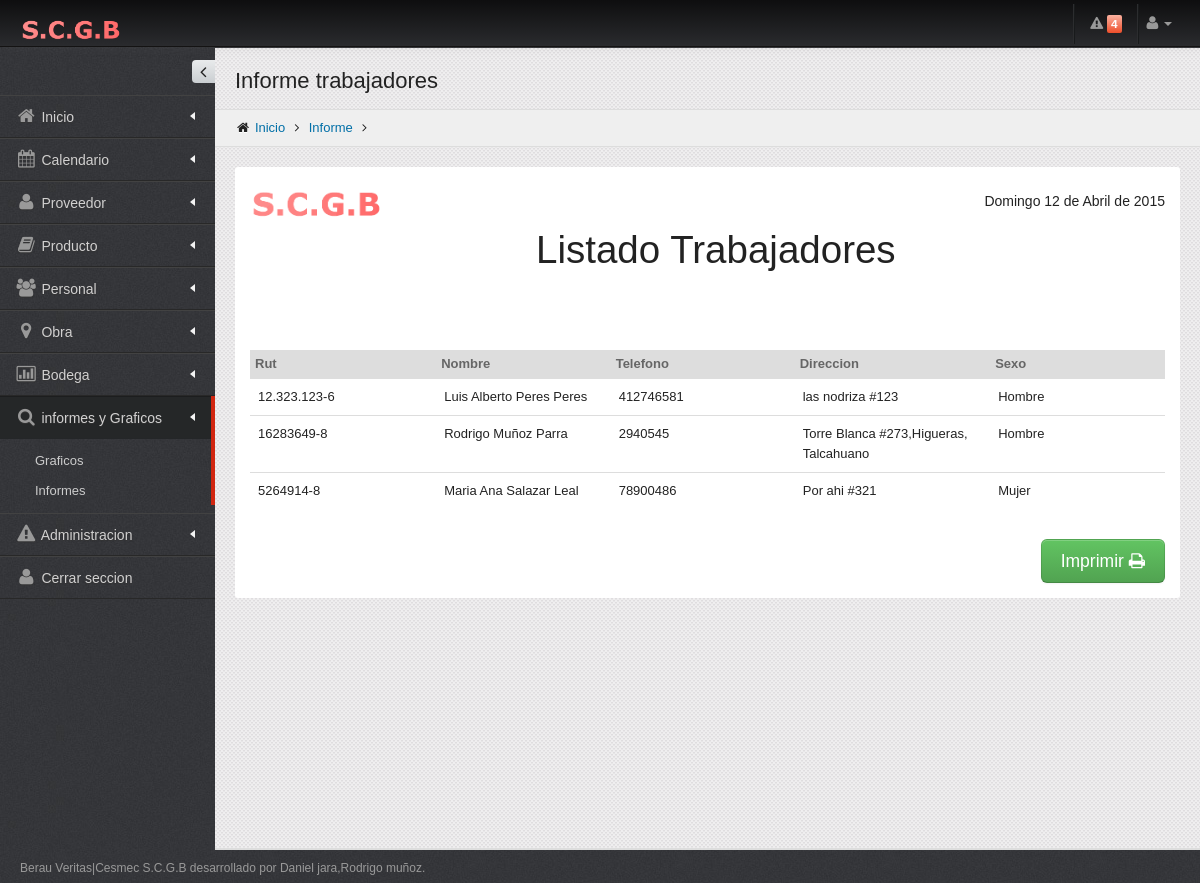
Screenshot of /listados/Listado_trabajadorb.php (signed in) with the database file from the repository.
### tables this page shows
CREATE TABLE `permiso` (
  `CODIGOPERMISO` int(11) NOT NULL AUTO_INCREMENT,
  `PROVEEDOR` int(1) DEFAULT NULL,
  `PRODUCTO` int(1) DEFAULT NULL,
  `PERSONAL` int(1) DEFAULT NULL,
  `OBRA` int(1) DEFAULT NULL,
  `BODEGA` int(11) DEFAULT NULL,
  `INFORMEYGRAFICO` int(11) DEFAULT NULL,
  `ADMINISTRACION` int(11) DEFAULT NULL,
  PRIMARY KEY (`CODIGOPERMISO`)
);

CREATE TABLE `trabajador` (
  `RUN` varchar(15) NOT NULL,
  `CODIGOCARGO` int(11) NOT NULL,
  `T_NOMBRE` varchar(20) NOT NULL,
  `T_APELLIDO` varchar(30) NOT NULL,
  `T_SEXO` varchar(10) NOT NULL,
  `T_DIRECCION` varchar(50) NOT NULL,
  `T_TELEFONO` int(11) NOT NULL,
  `T_ESTADO` int(1) NOT NULL,
  PRIMARY KEY (`RUN`),
  KEY `FK_RELATIONSHIP_18` (`CODIGOCARGO`),
  CONSTRAINT `FK_RELATIONSHIP_18` FOREIGN KEY (`CODIGOCARGO`) REFERENCES `cargo` (`CODIGOCARGO`)
);

### listados/Listado_trabajadorb.php (the view, shortened to what this page needs)
    <? session_start();
include ("../include/conectar.php");
$CODIGO= $_SESSION["PERMISO"];
?>
<!DOCTYPE html>
 <html lang="es">
<head>
   <link href="../assets/plugins/bootstrap/css/bootstrap.min.css" rel="stylesheet" />
   <link href="../assets/plugins/bootstrap/css/bootstrap-responsive.min.css" rel="stylesheet" media="screen"/>
   <link href="../assets/plugins/font-awesome/css/font-awesome.css" rel="stylesheet" />
   <link href="../assets/css/style.css" rel="stylesheet" />
   <link href="../assets/css/style-responsive.css" rel="stylesheet" />
   <link href="../assets/css/themes/default.css" rel="stylesheet" id="style_color" />
   <link href="../assets/plugins/uniform/css/uniform.default.css" rel="stylesheet" type="text/css" />
   <link href="#" rel="stylesheet" id="style_metro" />
   <link href="../assets/css/pages/invoice.css" rel="stylesheet" type="text/css" />
   <link href="../assets/css/print.css" rel="stylesheet" type="text/css" media="print"/>
</head>
<body class="fixed-top">
<div id="header" class="navbar navbar-inverse navbar-fixed-top">
     <div class="navbar-inner">
       <div class="container-fluid">
         <a class="brand" href="../inicio.php"> <img src="../assets/img/logo.png" alt="Conquer" /> </a>
         <div class="top-nav">
           <? $sql = "SELECT COUNT( p.P_NOMBRE )as NUMERO FROM PRODUCTO p, STOCK s WHERE p.CODIGOPRODUCTO = s.CODIGOPRODUCTO AND p.P_ESTADO =1 AND s.S_CANTIDAD <= s.S_CANTIDADMINIMA ";
	$rs=mysql_query($sql,$conexion);
	while ($row=mysql_fetch_array($rs)){
              ?>
           <ul class="nav pull-right" id="top_menu">
             <li class="divider-vertical hidden-phone hidden-tablet"></li>
             <li  class="dropdown-toggle" id="header_notification_bar"> <a id="pulsate-regular" class="dropdown-toggle" data-toggle="dropdown"> <i class="icon-warning-sign"></i> <span class="label label-important">
               <?=$row["NUMERO"];?>
               </span></a>
                     <?=$row["NUMERO"]; }?>
             </li>
             <li class="divider-vertical hidden-phone hidden-tablet"></li>
             <li class="dropdown"> <a href="#" class="dropdown-toggle" data-toggle="dropdown"> <i class="icon-user"></i> <b class="caret"></b></a>
             </li>
           </ul>
         </div>
       </div>
     </div>
   </div>
<div id="container" class="row-fluid">
<div id="sidebar" class="nav-collapse collapse">
        <?
	$sql3 = "SELECT PROVEEDOR,PRODUCTO,PERSONAL,OBRA,BODEGA,INFORMEYGRAFICO,ADMINISTRACION from PERMISO WHERE CODIGOPERMISO= $CODIGO ";
	$rs=mysql_query($sql3,$conexion);
	while ($row4=mysql_fetch_array($rs)){
  ?>
        <div class="sidebar-toggler hidden-phone"></div>
        <ul>
          <li class=""> <a href="../inicio.php"> <i class="icon-home"></i> <span class="title ">Inicio</span> <span class="arrow "></span></a></li>
          <li class=""> <a href="../Calendario/calendario.php"> <i class="icon-calendar"></i> <span class="title">Calendario</span> <span class="arrow "></span></a></li>
          <? if($row4["PROVEEDOR"]==1){
		?>
          <li class="has-sub "> <a href="javascript:;"> <i class="icon-user "></i> <span class="title" >Proveedor</span> <span class="arrow "></span></a>
          </li>
          <? }
		if($row4["PRODUCTO"]==1){
		?>
          <li class="has-sub "> <a href="javascript:;"> <i class="icon-book"></i> <span class="title">Producto</span> <span class="arrow"></span></a>
          </li>
          <? }
		if($row4["PERSONAL"]==1){
		?>
          <li class="has-sub"> <a href="javascript:;"> <i class="icon-group"></i> <span class="title">Personal</span> <span class="arrow "></span></a>
          </li>
          <? }
		 if($row4["OBRA"]==1){
		?>
          <li class="has-sub "> <a href="javascript:;"> <i class="icon-map-marker"></i> <span class="title">Obra</span> <span class="arrow "></span></a>
          </li>
          <? }
	      if($row4["BODEGA"]==1){
		?>
          <li class="has-sub  "> <a href="javascript:;"> <i class="icon-bar-chart"></i> <span class="title">Bodega</span> <span class="arrow "></span></a>
          </li>
          <? }
	      if($row4["INFORMEYGRAFICO"]==1){
		?>
          <li class="has-sub star active "> <a href="javascript:;"> <i class="icon-search"></i> <span class="title">informes y Graficos</span> <span class="arrow "></span></a>
            <ul class="sub">
              <li ><a href="../graficos/menu_graficos.php">Graficos</a></li>
              <li ><a href="../listados/menu_listados.php">Informes</a></li>
            </ul>
          </li>
          <? }
 if($row4["ADMINISTRACION"]==1){
		?>
          <li class="has-sub  "> <a href="javascript:;"> <i class="icon-warning-sign"></i> <span class="title">Administracion</span> <span class="arrow "></span></a>
          </li>
          <? }
	}
		 ?>
          <li class=""> <a href="../logout.php"> <i class="icon-user"></i> <span class="title">Cerrar seccion</span></a></li>
        </ul>
      </div>
<div id="body">
         <div class="container-fluid">
            <div class="row-fluid hidden-print">
               <div class="span12">
                  <h3 class="page-title">
                  Informe trabajadores</h3>
                  <ul class="breadcrumb">
                     <li>
                        <i class="icon-home"></i>
                        <a href="../inicio.php">Inicio</a>
                        <i class="icon-angle-right"></i>
                     </li>
                     <li>
                        <a href="../listados/menu_listados.php">Informe</a>
                        <i class="icon-angle-right"></i>
                     </li>
                  </ul>
               </div>
            </div>
            <div id="page">
               <div class="invoice">
                     <div class="row-fluid invoice-logo">
                        <div class="span2 invoice-logo-space"><img src="../assets/img/logo.png"alt="" width="373" height="109" /> </div>
                         <div class="span10">
                           <p>
                          <span class="span2 muted">
                          <h1>Listado Trabajadores </h1>
                          </span></p>
                        </div>
                     </div>
             <div class="row-fluid">
                     <div class="row-fluid">
                        <table class="table table-advance tabs-stacked">
                           <thead>
                              <tr class="table-condensed">
                                 <th class="span4">Rut</th>
                                 <th class="span4">Nombre</th>
                                 <th class="span4">Telefono</th>
                                 <th class="span4">Direccion</th>
                                 <th class="span4">Sexo</th>
                              </tr>
                           </thead>
                           <tbody>
						   <?
	$sql = "SELECT t.RUN , CONCAT( t.T_NOMBRE,' ' , t.T_APELLIDO ) AS nombre,  t.T_SEXO,T_DIRECCION,t.T_TELEFONO
FROM trabajador t , cargo c
where t.CODIGOCARGO=c.CODIGOCARGO and T_ESTADO=1
";
	$rs=mysql_query($sql,$conexion);
	while ($row=mysql_fetch_array($rs)){
  ?>
                              <tr>
                                 <td><?=$row["RUN"];?></td>
                                 <td><?=$row["nombre"];?> </td>
                                 <td ><?=$row["T_TELEFONO"];?></td>
                                 <td ><?=$row["T_DIRECCION"];?></td>
                                 <td ><?=$row["T_SEXO"];?></td>
                              </tr>
                              <? } ?>
                           </tbody>
                        </table>
                     </div>
                     <div class="row-fluid">
                       <div class="span4"></div>
                        <div class="span8 invoice-block">
                           <br />
                           <a class="btn btn-success btn-large hidden-print" onClick="javascript:window.print();">Imprimir <i class="icon-print icon-big"></i></a>
                        </div>
                     </div>
               </div>
            </div>
         </div>
  </div>
</div>
    <div id="footer">
      Berau Veritas|Cesmec S.C.G.B desarrollado por Daniel jara,Rodrigo muñoz.
   </div>
</body>
</html>

### assets/css/style-responsive.css (style rules this page uses)
@media (min-width: 980px) { #sidebar { position: absolute; width: 215px; } }
@media (min-width: 980px) { #sidebar ul { margin-top:47px; width: 215px; } }
@media (min-width: 980px) { #body { margin-top: 0px !important; } }
@media (min-width: 980px) { .fixed-top #body { margin-top: 20px; } }

### assets/css/themes/default.css (style rules this page uses)
body { color: #222; background-color:#3c3c3c !important; background-image: url(../../img/bg-default.png) !important; }
#header.navbar-inverse .navbar-inner { background-color: #0e0e0f; background-image: -moz-linear-gradient(top, #0e0e0f, #2a2b2e); background-image: -webkit-gradient(linear, 0 0, 0 100%, from(#2a2b2e), to(#2a2b2e)); background-image: -webkit-linear-gradient(top, #0e0e0f, #2a2b2e); background-image: -o-linear-gradient(top, #0e0e0f, #2a2b2e); background-image: linear-gradient(to bottom, #0e0e0f, #2a2b2e); background-repeat: repeat-x; filter: progid:DXImageTransform.Microsoft.gradient(startColorstr='#ff0e0e0f', endColorstr='#ff2a2b2e', GradientType=0); border-color: #141313; webkit-box-shadow: 0 1px 10px rgba(120, 120, 120, .1); -moz-box-shadow: 0 1px 10px rgba(120, 120, 120, .1); box-shadow: 0 1px 10px rgba(120, 120, 120, .1); }
#header.navbar-inverse .divider-vertical { border-left-color: #2c2d2f; border-right-color: #181a1b; }
#sidebar > ul > li > a { border-top: 1px solid #424242 !important; border-bottom: 1px solid #282828 !important; color: #d1d0d0 !important; text-shadow: 0 1px 1px #333 !important; }
#sidebar > ul > li a i { color: #999 !important; }
#sidebar > ul > li.active > a { background: #252728 !important; border-top: 1px solid #1c1d1e !important; border-bottom: 1px solid #242628 !important; }
#sidebar > ul > li > ul.sub > li > a { color: #ccc; text-shadow: 0 1px 1px #000; }

### assets/css/pages/invoice.css (style rules this page uses)
.invoice { padding: 15px; background: #fff; margin-bottom: 20px; -webkit-border-radius: 3px; -moz-border-radius: 3px; border-radius: 3px; }
.invoice table { margin:30px 0 30px; }
.invoice .invoice-logo { margin-bottom:20px; }
.invoice .invoice-logo p { padding:5px 0; font-size:26px; line-height:28px; text-align:right; }
.invoice .invoice-logo p span { display:block; font-size:14px; }
.invoice .invoice-logo-space { margin-bottom:15px; }
.invoice .invoice-block { text-align:right; }

### assets/css/print.css (style rules this page uses)
body { background-image: none !important; }
#header { display: none; }
#sidebar { display: none; }
.hidden-print { display: none; }
#footer { display: none; }
#container { margin: 0px; padding: 0px; }
#body { min-height: auto !important; background-image: none !important; border-bottom: 0 solid #ddd; }

### rows the page displays
permiso: PROVEEDOR 1 (drawn), PRODUCTO 1 (drawn), PERSONAL 1 (drawn), OBRA 1 (drawn), BODEGA 1 (drawn), INFORMEYGRAFICO 1 (drawn), ADMINISTRACION 1 (drawn)
trabajador: RUN "12.323.123-6", nombre "Luis Alberto Peres Peres", T_TELEFONO "412746581", T_DIRECCION "las nodriza #123", T_SEXO "Hombre"
trabajador: RUN "16283649-8", nombre "Rodrigo Muñoz Parra", T_TELEFONO "2940545", T_DIRECCION "Torre Blanca #273,Higueras, Talcahuano", T_SEXO "Hombre"
trabajador: RUN "5264914-8", nombre "Maria Ana Salazar Leal", T_TELEFONO "78900486", T_DIRECCION "Por ahi #321", T_SEXO "Mujer"

### other values shown
$row["NUMERO"] "4"
